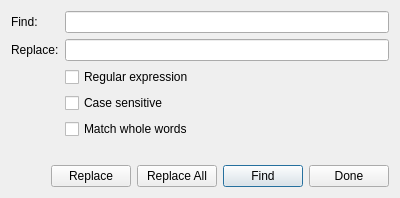
<?xml version="1.0" encoding="UTF-8"?>
<ui version="4.0">
 <class>FindDialog</class>
 <widget class="QDialog" name="FindDialog">
  <property name="geometry">
   <rect>
    <x>0</x>
    <y>0</y>
    <width>400</width>
    <height>186</height>
   </rect>
  </property>
  <property name="windowTitle">
   <string>Find</string>
  </property>
  <property name="modal">
   <bool>true</bool>
  </property>
  <layout class="QVBoxLayout" name="verticalLayout">
   <item>
    <layout class="QFormLayout" name="formLayout">
     <item row="0" column="0">
      <widget class="QLabel" name="label">
       <property name="text">
        <string>Find:</string>
       </property>
      </widget>
     </item>
     <item row="0" column="1">
      <widget class="QLineEdit" name="findLineEdit"/>
     </item>
     <item row="1" column="0">
      <widget class="QLabel" name="replaceLabel">
       <property name="text">
        <string>Replace:</string>
       </property>
      </widget>
     </item>
     <item row="1" column="1">
      <widget class="QLineEdit" name="replaceLineEdit"/>
     </item>
     <item row="2" column="1">
      <widget class="QCheckBox" name="regexCheckBox">
       <property name="text">
        <string>Regular expression</string>
       </property>
      </widget>
     </item>
     <item row="3" column="1">
      <widget class="QCheckBox" name="caseSensitiveCheckBox">
       <property name="text">
        <string>Case sensitive</string>
       </property>
      </widget>
     </item>
     <item row="4" column="1">
      <widget class="QCheckBox" name="wholeWordsCheckBox">
       <property name="text">
        <string>Match whole words</string>
       </property>
      </widget>
     </item>
    </layout>
   </item>
   <item>
    <widget class="QLabel" name="messageLabel">
     <property name="text">
      <string/>
     </property>
    </widget>
   </item>
   <item>
    <spacer name="verticalSpacer">
     <property name="orientation">
      <enum>Qt::Vertical</enum>
     </property>
     <property name="sizeHint" stdset="0">
      <size>
       <width>20</width>
       <height>40</height>
      </size>
     </property>
    </spacer>
   </item>
   <item>
    <layout class="QHBoxLayout" name="horizontalLayout">
     <item>
      <spacer name="horizontalSpacer">
       <property name="orientation">
        <enum>Qt::Horizontal</enum>
       </property>
       <property name="sizeHint" stdset="0">
        <size>
         <width>40</width>
         <height>20</height>
        </size>
       </property>
      </spacer>
     </item>
     <item>
      <widget class="QPushButton" name="replaceButton">
       <property name="text">
        <string>Replace</string>
       </property>
      </widget>
     </item>
     <item>
      <widget class="QPushButton" name="replaceAllButton">
       <property name="text">
        <string>Replace All</string>
       </property>
      </widget>
     </item>
     <item>
      <widget class="QPushButton" name="findButton">
       <property name="text">
        <string>Find</string>
       </property>
       <property name="default">
        <bool>true</bool>
       </property>
      </widget>
     </item>
     <item>
      <widget class="QPushButton" name="cancelButton">
       <property name="text">
        <string>Done</string>
       </property>
      </widget>
     </item>
    </layout>
   </item>
  </layout>
 </widget>
 <resources/>
 <connections/>
</ui>
